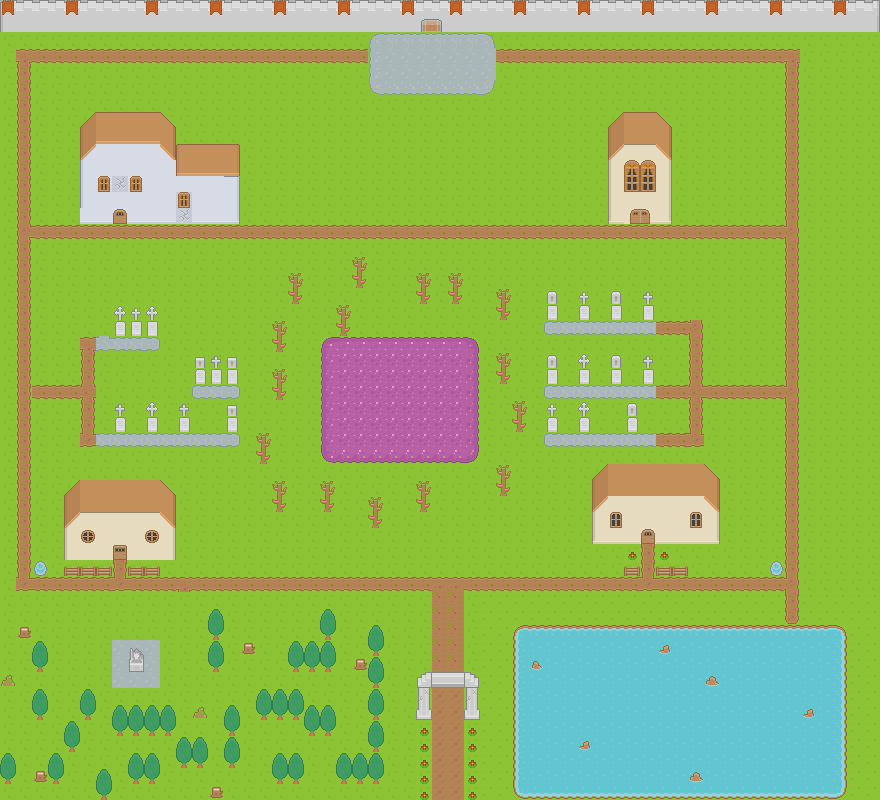

The image is a tile-based game level rendered from a .tmx file. Its description and source (layers, tilesets, objects; grid data summarised) follow:
An orthogonal 55x50 tile map with 16x16 px tiles, 4 tile layers (Base, Suelo, extras, puertas) and 109 objects (3x v, mapacueva, false;Hace un día espléndido, true;Aquí tienes tu llave;Ya no tengo má, casa3, ...).

<map version="1.0" tiledversion="1.0.3" orientation="orthogonal" renderorder="right-down" width="55" height="50" tilewidth="16" tileheight="16" nextobjectid="131">
 <tileset firstgid="1" name="tiles16" tilewidth="16" tileheight="16" spacing="1" tilecount="1767" columns="57">
  <image source="tiles16.png" width="968" height="526" />
 </tileset>
 <layer name="Base" width="55" height="50">
  <data>[2750 cells, 2750 non-empty, 3 distinct tile ids]</data>
 </layer>
 <objectgroup name="entradascuevas">
  <object id="130" name="mapacueva" x="629.333" y="216.667">
   <polyline points="0,0 19.3333,0" />
  </object>
 </objectgroup>
 <layer name="Suelo" width="55" height="50">
  <data>[2750 cells, 1051 non-empty, 84 distinct tile ids]</data>
 </layer>
 <layer name="extras" width="55" height="50">
  <data>[2750 cells, 116 non-empty, 32 distinct tile ids]</data>
 </layer>
 <layer name="puertas" width="55" height="50">
  <data>[2750 cells, 2 non-empty, 2 distinct tile ids]</data>
 </layer>
 <objectgroup name="entradabunker">
  <object id="87" x="418" y="30">
   <polyline points="0,0 30,0" />
  </object>
 </objectgroup>
 <objectgroup name="cajasteletransporte">
  <object id="88" x="273" y="552" />
 </objectgroup>
 <objectgroup name="personas">
  <object id="120" name="false;Hace un día espléndido" x="459" y="518" />
  <object id="121" name="true;Aquí tienes tu llave;Ya no tengo más llaves" x="272" y="96" />
 </objectgroup>
 <objectgroup name="cajasaturdimiento">
  <object id="122" x="15" y="411" />
  <object id="123" x="707" y="85" />
 </objectgroup>
 <objectgroup name="entradascasas">
  <object id="127" name="casa3" x="114" y="213.333">
   <polyline points="0,0 10,0" />
  </object>
  <object id="128" name="casa2" x="114.667" y="549.333">
   <polyline points="0,0 12.6667,0.666667" />
  </object>
  <object id="129" name="casa1" x="641.333" y="536.667">
   <polyline points="0,0 12,-0.666667" />
  </object>
 </objectgroup>
 <objectgroup name="puntosteletransporte">
  <object id="90" x="835" y="297" />
  <object id="91" x="823" y="130" />
  <object id="92" x="702" y="94" />
  <object id="93" x="786" y="485" />
  <object id="94" x="444" y="652" />
  <object id="95" x="419" y="171" />
  <object id="96" x="272" y="105" />
  <object id="97" x="75" y="72" />
  <object id="98" x="33" y="133" />
 </objectgroup>
 <objectgroup name="cajasvida">
  <object id="115" x="892" y="349" />
  <object id="116" x="254" y="567" />
  <object id="117" x="823" y="251" />
 </objectgroup>
 <objectgroup name="cajasturbo">
  <object id="118" x="438" y="655" width="14" height="7" />
  <object id="119" x="195" y="279" />
 </objectgroup>
 <objectgroup name="zombies">
  <object id="106" name="v" x="47" y="303" />
  <object id="107" name="v" x="276" y="193" />
  <object id="108" x="587" y="219" />
  <object id="109" x="737" y="373" />
  <object id="110" x="734" y="541" />
  <object id="111" name="v" x="294" y="312" width="26" height="23" />
  <object id="112" x="20" y="587" width="15" height="36" />
  <object id="113" x="540" y="553" />
 </objectgroup>
 <objectgroup name="llaves">
  <object id="114" x="305" y="382" width="9" height="17" />
  <object id="125" x="733" y="148" />
  <object id="126" x="827" y="507" />
 </objectgroup>
 <objectgroup name="bloques_destruibles">
  <object id="99" x="440" y="596" />
  <object id="101" x="461" y="596" />
  <object id="102" x="107" y="232" />
  <object id="103" x="130" y="232" />
  <object id="104" x="83" y="234" />
  <object id="105" x="154" y="234" />
 </objectgroup>
 <objectgroup name="Limites">
  <object id="5" x="515" y="796">
   <polyline points="0,0 -2,-172 329,-172 332,4" />
  </object>
  <object id="6" x="32" y="655">
   <polyline points="0,11 14.6667,11.6667 14,-12 -1,-13 -0.666667,9" />
  </object>
  <object id="7" x="32" y="704">
   <polyline points="0.333333,9.33333 17.3333,9.66667 17,-15 1,-15 1,9" />
  </object>
  <object id="9" x="15" y="768">
   <polyline points="0,0 -17,1 -17,-14 -4,-14 -2,4" />
  </object>
  <object id="10" x="48" y="767">
   <polyline points="0.666667,10.3333 16,9.33333 16,-12 1,-13 1.33333,10" />
  </object>
  <object id="11" x="62" y="736">
   <polyline points="2.33333,7.33333 17,6.66667 16,-15 3,-16 1.66667,7.33333" />
  </object>
  <object id="12" x="82" y="705">
   <polyline points="-2.33333,7.33333 11.6667,7 12,-14 -1,-14 -1,6.33333" />
  </object>
  <object id="13" x="112" y="718">
   <polyline points="0,9.33333 63.6667,9 63,-13 0,-13 1,9.66667" />
  </object>
  <object id="14" x="94" y="781">
   <polyline points="2,10.3333 17,10 17.6667,-12.6667 1.66667,-12.3333 1.66667,10.6667" />
  </object>
  <object id="15" x="130" y="766">
   <polyline points="-1,10 29,9.66667 29.3333,-12.6667 -2.33333,-12.3333 -2.33333,11" />
  </object>
  <object id="16" x="176" y="751">
   <polyline points="0.333333,7.33333 30,7.33333 30,-14 0,-14 -0.666667,5.66667" />
  </object>
  <object id="17" x="210" y="651">
   <polyline points="-2.66667,13.6667 13.3333,12.6667 14,-43 -3,-42 -1.66667,14" />
  </object>
  <object id="21" x="223" y="753">
   <polyline points="2,9 15.3333,8 16,-17 2,-16.6667 1.66667,8" />
  </object>
  <object id="22" x="272" y="765">
   <polyline points="-0.666667,11.3333 28.6667,11 29,-12 0,-13 0.333333,12" />
  </object>
  <object id="23" x="335" y="767">
   <polyline points="0.666667,8 47,8.33333 47,-14 0.333333,-14.3333 0.666667,7.66667" />
  </object>
  <object id="24" x="368" y="735">
   <polyline points="0.666667,6.33333 16.3333,7 15.6667,-111.333 0,-111 0.666667,6" />
  </object>
  <object id="25" x="337" y="720">
   <polyline points="-1.66667,8.66667 -32.3333,8 -32,-17 -1,-17 -1,8.33333" />
  </object>
  <object id="26" x="257" y="702">
   <polyline points="-1.33333,12.3333 45.6667,11 46,-14 -1.66667,-15 -1.33333,12.6667" />
  </object>
  <object id="27" x="332" y="651">
   <polyline points="3.66667,14.3333 -43,14.3333 -46,-11 -11,-14 -11,-44 2,-43 2.66667,15" />
  </object>
  <object id="28" x="129" y="663">
   <polyline points="0,0 15,0 15.6667,-13.6667 -1,-13.6667 -0.333333,-1.26154" />
  </object>
  <object id="30" x="416" y="711.667">
   <polyline points="0,0 1,-23.3333 15.6667,-23.0851 15.3333,-0.744681 0.666667,-0.496454" />
  </object>
  </objectgroup>
</map>
<!-- 47 of 109 objects omitted -->
